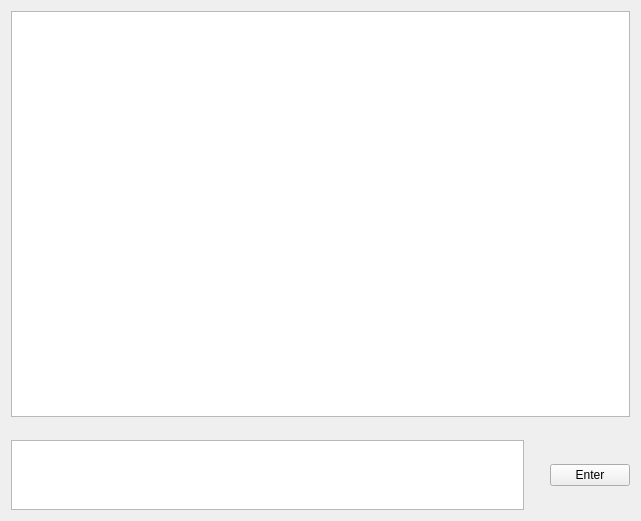
<?xml version="1.0" encoding="UTF-8"?>
<ui version="4.0">
 <class>PythonConsole</class>
 <widget class="QWidget" name="PythonConsole">
  <property name="geometry">
   <rect>
    <x>0</x>
    <y>0</y>
    <width>641</width>
    <height>521</height>
   </rect>
  </property>
  <property name="windowTitle">
   <string>Python Console</string>
  </property>
  <layout class="QVBoxLayout" name="verticalLayout">
   <item>
    <widget class="QTextEdit" name="textDisplay">
     <property name="readOnly">
      <bool>true</bool>
     </property>
     <property name="acceptRichText">
      <bool>false</bool>
     </property>
    </widget>
   </item>
   <item>
    <spacer name="verticalSpacer">
     <property name="orientation">
      <enum>Qt::Vertical</enum>
     </property>
     <property name="sizeType">
      <enum>QSizePolicy::Minimum</enum>
     </property>
     <property name="sizeHint" stdset="0">
      <size>
       <width>20</width>
       <height>17</height>
      </size>
     </property>
    </spacer>
   </item>
   <item>
    <layout class="QHBoxLayout" name="horizontalLayout">
     <item>
      <widget class="QPlainTextEdit" name="textEntry">
       <property name="sizePolicy">
        <sizepolicy hsizetype="Expanding" vsizetype="Preferred">
         <horstretch>0</horstretch>
         <verstretch>0</verstretch>
        </sizepolicy>
       </property>
      </widget>
     </item>
     <item>
      <spacer name="horizontalSpacer">
       <property name="orientation">
        <enum>Qt::Horizontal</enum>
       </property>
       <property name="sizeType">
        <enum>QSizePolicy::Fixed</enum>
       </property>
       <property name="sizeHint" stdset="0">
        <size>
         <width>20</width>
         <height>17</height>
        </size>
       </property>
      </spacer>
     </item>
     <item>
      <widget class="QPushButton" name="pushButton">
       <property name="text">
        <string>Enter</string>
       </property>
       <property name="shortcut">
        <string>Alt+Return</string>
       </property>
      </widget>
     </item>
    </layout>
   </item>
  </layout>
 </widget>
 <resources/>
 <connections>
  <connection>
   <sender>pushButton</sender>
   <signal>clicked()</signal>
   <receiver>PythonConsole</receiver>
   <slot>evaluate()</slot>
   <hints>
    <hint type="sourcelabel">
     <x>633</x>
     <y>493</y>
    </hint>
    <hint type="destinationlabel">
     <x>712</x>
     <y>362</y>
    </hint>
   </hints>
  </connection>
 </connections>
 <slots>
  <slot>evaluate()</slot>
 </slots>
</ui>
